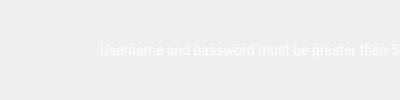
<?xml version="1.0" encoding="UTF-8"?>
<ui version="4.0">
 <class>tooShort</class>
 <widget class="QDialog" name="tooShort">
  <property name="geometry">
   <rect>
    <x>0</x>
    <y>0</y>
    <width>400</width>
    <height>100</height>
   </rect>
  </property>
  <property name="windowTitle">
   <string>Dialog</string>
  </property>
  <property name="styleSheet">
   <string notr="true">font-family: Roboto;
font-size: 14px;
color:white;</string>
  </property>
  <widget class="QLabel" name="label_2">
   <property name="geometry">
    <rect>
     <x>100</x>
     <y>30</y>
     <width>311</width>
     <height>41</height>
    </rect>
   </property>
   <property name="styleSheet">
    <string notr="true"/>
   </property>
   <property name="text">
    <string>Username and password must be greater than 5!</string>
   </property>
  </widget>
  <widget class="QLabel" name="label_4">
   <property name="geometry">
    <rect>
     <x>20</x>
     <y>20</y>
     <width>61</width>
     <height>61</height>
    </rect>
   </property>
   <property name="text">
    <string/>
   </property>
   <property name="pixmap">
    <pixmap resource="LIBPRO.qrc">:/icon/Resources/icon/tooshort.png</pixmap>
   </property>
   <property name="scaledContents">
    <bool>true</bool>
   </property>
  </widget>
 </widget>
 <resources>
  <include location="LIBPRO.qrc"/>
 </resources>
 <connections/>
</ui>
